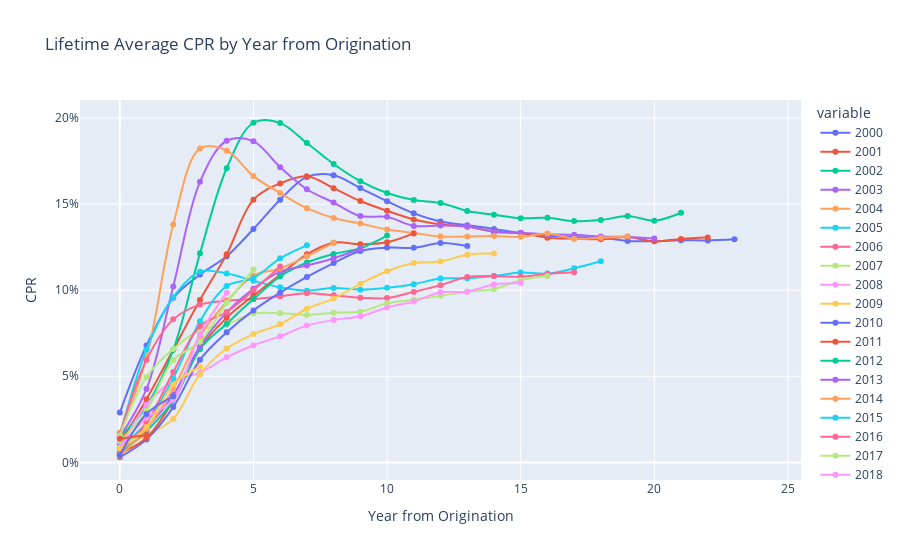

The cell this chart's notebook holds for it:
### Code cell
import plotly.express as px

fig = px.line(lifetime_cprs.transpose(), line_shape= 'spline', title="Lifetime Average CPR by Year from Origination", markers=True)
fig.update_layout(yaxis_title='CPR', xaxis_title= 'Year from Origination', yaxis=dict(tickformat='0.0%'))

### Figure 1 — Plotly figure (JSON) as saved in the notebook; plotly's stock layout.template omitted (floating-point values rounded to 4 significant figures)
{"data": [{"hovertemplate": "variable=2000<br>index=%{x}<br>value=%{y}<extra></extra>", "legendgroup": "2000", "line": {"color": "#636efa", "dash": "solid", "shape": "spline"}, "marker": {"symbol": "circle"}, "mode": "markers+lines", "name": "2000", "orientation": "v", "showlegend": true, "type": "scatter", "x": [0, 1, 2, 3, 4, 5, 6, 7, 8, 9, 10, 11, 12, 13, 14, 15, 16, 17, 18, 19, 20, 21, 22, 23, 24], "xaxis": "x", "y": [0.02891, 0.06793, 0.09559, 0.1091, 0.1197, 0.1355, 0.1526, 0.1658, 0.1667, 0.1593, 0.1516, 0.1446, 0.1399, 0.1377, 0.1356, 0.1331, 0.1317, 0.1308, 0.1305, 0.1286, 0.1284, 0.1289, 0.1289, 0.1295, null], "yaxis": "y"}, {"hovertemplate": "variable=2001<br>index=%{x}<br>value=%{y}<extra></extra>", "legendgroup": "2001", "line": {"color": "#EF553B", "dash": "solid", "shape": "spline"}, "marker": {"symbol": "circle"}, "mode": "markers+lines", "name": "2001", "orientation": "v", "showlegend": true, "type": "scatter", "x": [0, 1, 2, 3, 4, 5, 6, 7, 8, 9, 10, 11, 12, 13, 14, 15, 16, 17, 18, 19, 20, 21, 22, 23, 24], "xaxis": "x", "y": [0.01132, 0.03669, 0.06538, 0.09429, 0.1209, 0.1526, 0.162, 0.1661, 0.1592, 0.1517, 0.1461, 0.1411, 0.1382, 0.1368, 0.1341, 0.1331, 0.1305, 0.13, 0.1296, 0.1308, 0.1284, 0.1298, 0.1306, null, null], "yaxis": "y"}, {"hovertemplate": "variable=2002<br>index=%{x}<br>value=%{y}<extra></extra>", "legendgroup": "2002", "line": {"color": "#00cc96", "dash": "solid", "shape": "spline"}, "marker": {"symbol": "circle"}, "mode": "markers+lines", "name": "2002", "orientation": "v", "showlegend": true, "type": "scatter", "x": [0, 1, 2, 3, 4, 5, 6, 7, 8, 9, 10, 11, 12, 13, 14, 15, 16, 17, 18, 19, 20, 21, 22, 23, 24], "xaxis": "x", "y": [0.01456, 0.03277, 0.06533, 0.1214, 0.1708, 0.1972, 0.197, 0.1854, 0.1732, 0.1632, 0.1564, 0.1523, 0.1506, 0.146, 0.1438, 0.1418, 0.142, 0.1401, 0.1407, 0.1431, 0.1403, 0.145, null, null, null], "yaxis": "y"}, {"hovertemplate": "variable=2003<br>index=%{x}<br>value=%{y}<extra></extra>", "legendgroup": "2003", "line": {"color": "#ab63fa", "dash": "solid", "shape": "spline"}, "marker": {"symbol": "circle"}, "mode": "markers+lines", "name": "2003", "orientation": "v", "showlegend": true, "type": "scatter", "x": [0, 1, 2, 3, 4, 5, 6, 7, 8, 9, 10, 11, 12, 13, 14, 15, 16, 17, 18, 19, 20, 21, 22, 23, 24], "xaxis": "x", "y": [0.01468, 0.04263, 0.1022, 0.1629, 0.1868, 0.1864, 0.1714, 0.1586, 0.1509, 0.143, 0.1426, 0.1373, 0.1376, 0.1371, 0.1338, 0.1333, 0.1325, 0.1322, 0.1311, 0.1309, 0.13, null, null, null, null], "yaxis": "y"}, {"hovertemplate": "variable=2004<br>index=%{x}<br>value=%{y}<extra></extra>", "legendgroup": "2004", "line": {"color": "#FFA15A", "dash": "solid", "shape": "spline"}, "marker": {"symbol": "circle"}, "mode": "markers+lines", "name": "2004", "orientation": "v", "showlegend": true, "type": "scatter", "x": [0, 1, 2, 3, 4, 5, 6, 7, 8, 9, 10, 11, 12, 13, 14, 15, 16, 17, 18, 19, 20, 21, 22, 23, 24], "xaxis": "x", "y": [0.01734, 0.06084, 0.1382, 0.1822, 0.181, 0.1662, 0.1564, 0.1476, 0.1419, 0.1387, 0.1352, 0.1332, 0.1311, 0.1311, 0.1315, 0.1309, 0.1329, 0.1299, 0.1304, 0.1314, null, null, null, null, null], "yaxis": "y"}, {"hovertemplate": "variable=2005<br>index=%{x}<br>value=%{y}<extra></extra>", "legendgroup": "2005", "line": {"color": "#19d3f3", "dash": "solid", "shape": "spline"}, "marker": {"symbol": "circle"}, "mode": "markers+lines", "name": "2005", "orientation": "v", "showlegend": true, "type": "scatter", "x": [0, 1, 2, 3, 4, 5, 6, 7, 8, 9, 10, 11, 12, 13, 14, 15, 16, 17, 18, 19, 20, 21, 22, 23, 24], "xaxis": "x", "y": [0.01557, 0.0656, 0.09594, 0.1107, 0.1097, 0.1055, 0.1017, 0.09971, 0.1012, 0.1003, 0.1014, 0.1035, 0.1067, 0.107, 0.1082, 0.1102, 0.1096, 0.1127, 0.1168, null, null, null, null, null, null], "yaxis": "y"}, {"hovertemplate": "variable=2006<br>index=%{x}<br>value=%{y}<extra></extra>", "legendgroup": "2006", "line": {"color": "#FF6692", "dash": "solid", "shape": "spline"}, "marker": {"symbol": "circle"}, "mode": "markers+lines", "name": "2006", "orientation": "v", "showlegend": true, "type": "scatter", "x": [0, 1, 2, 3, 4, 5, 6, 7, 8, 9, 10, 11, 12, 13, 14, 15, 16, 17, 18, 19, 20, 21, 22, 23, 24], "xaxis": "x", "y": [0.01635, 0.05952, 0.08304, 0.09161, 0.09394, 0.09484, 0.09641, 0.09817, 0.09698, 0.09559, 0.09538, 0.099, 0.1029, 0.1076, 0.1082, 0.1078, 0.1094, 0.1104, null, null, null, null, null, null, null], "yaxis": "y"}, {"hovertemplate": "variable=2007<br>index=%{x}<br>value=%{y}<extra></extra>", "legendgroup": "2007", "line": {"color": "#B6E880", "dash": "solid", "shape": "spline"}, "marker": {"symbol": "circle"}, "mode": "markers+lines", "name": "2007", "orientation": "v", "showlegend": true, "type": "scatter", "x": [0, 1, 2, 3, 4, 5, 6, 7, 8, 9, 10, 11, 12, 13, 14, 15, 16, 17, 18, 19, 20, 21, 22, 23, 24], "xaxis": "x", "y": [0.01565, 0.04962, 0.06586, 0.07682, 0.08028, 0.08641, 0.08658, 0.08564, 0.08694, 0.08745, 0.09239, 0.09442, 0.09677, 0.0991, 0.1007, 0.1057, 0.1082, null, null, null, null, null, null, null, null], "yaxis": "y"}, {"hovertemplate": "variable=2008<br>index=%{x}<br>value=%{y}<extra></extra>", "legendgroup": "2008", "line": {"color": "#FF97FF", "dash": "solid", "shape": "spline"}, "marker": {"symbol": "circle"}, "mode": "markers+lines", "name": "2008", "orientation": "v", "showlegend": true, "type": "scatter", "x": [0, 1, 2, 3, 4, 5, 6, 7, 8, 9, 10, 11, 12, 13, 14, 15, 16, 17, 18, 19, 20, 21, 22, 23, 24], "xaxis": "x", "y": [0.007463, 0.03353, 0.04703, 0.05209, 0.061, 0.068, 0.07318, 0.07942, 0.08271, 0.08481, 0.08996, 0.09347, 0.09876, 0.09913, 0.1033, 0.1041, null, null, null, null, null, null, null, null, null], "yaxis": "y"}, {"hovertemplate": "variable=2009<br>index=%{x}<br>value=%{y}<extra></extra>", "legendgroup": "2009", "line": {"color": "#FECB52", "dash": "solid", "shape": "spline"}, "marker": {"symbol": "circle"}, "mode": "markers+lines", "name": "2009", "orientation": "v", "showlegend": true, "type": "scatter", "x": [0, 1, 2, 3, 4, 5, 6, 7, 8, 9, 10, 11, 12, 13, 14, 15, 16, 17, 18, 19, 20, 21, 22, 23, 24], "xaxis": "x", "y": [0.007841, 0.01591, 0.02525, 0.05134, 0.06611, 0.07452, 0.08017, 0.08919, 0.09513, 0.1037, 0.111, 0.1158, 0.1166, 0.1206, 0.1212, null, null, null, null, null, null, null, null, null, null], "yaxis": "y"}, {"hovertemplate": "variable=2010<br>index=%{x}<br>value=%{y}<extra></extra>", "legendgroup": "2010", "line": {"color": "#636efa", "dash": "solid", "shape": "spline"}, "marker": {"symbol": "circle"}, "mode": "markers+lines", "name": "2010", "orientation": "v", "showlegend": true, "type": "scatter", "x": [0, 1, 2, 3, 4, 5, 6, 7, 8, 9, 10, 11, 12, 13, 14, 15, 16, 17, 18, 19, 20, 21, 22, 23, 24], "xaxis": "x", "y": [0.002983, 0.01336, 0.03211, 0.05956, 0.0755, 0.08826, 0.09857, 0.1076, 0.1157, 0.1228, 0.1247, 0.1246, 0.1273, 0.1257, null, null, null, null, null, null, null, null, null, null, null], "yaxis": "y"}, {"hovertemplate": "variable=2011<br>index=%{x}<br>value=%{y}<extra></extra>", "legendgroup": "2011", "line": {"color": "#EF553B", "dash": "solid", "shape": "spline"}, "marker": {"symbol": "circle"}, "mode": "markers+lines", "name": "2011", "orientation": "v", "showlegend": true, "type": "scatter", "x": [0, 1, 2, 3, 4, 5, 6, 7, 8, 9, 10, 11, 12, 13, 14, 15, 16, 17, 18, 19, 20, 21, 22, 23, 24], "xaxis": "x", "y": [0.005107, 0.01426, 0.03604, 0.06614, 0.08405, 0.09683, 0.109, 0.1208, 0.1276, 0.1267, 0.1278, 0.1329, null, null, null, null, null, null, null, null, null, null, null, null, null], "yaxis": "y"}, {"hovertemplate": "variable=2012<br>index=%{x}<br>value=%{y}<extra></extra>", "legendgroup": "2012", "line": {"color": "#00cc96", "dash": "solid", "shape": "spline"}, "marker": {"symbol": "circle"}, "mode": "markers+lines", "name": "2012", "orientation": "v", "showlegend": true, "type": "scatter", "x": [0, 1, 2, 3, 4, 5, 6, 7, 8, 9, 10, 11, 12, 13, 14, 15, 16, 17, 18, 19, 20, 21, 22, 23, 24], "xaxis": "x", "y": [0.005134, 0.01823, 0.03577, 0.06582, 0.08051, 0.09481, 0.108, 0.1161, 0.121, 0.1243, 0.1317, null, null, null, null, null, null, null, null, null, null, null, null, null, null], "yaxis": "y"}, {"hovertemplate": "variable=2013<br>index=%{x}<br>value=%{y}<extra></extra>", "legendgroup": "2013", "line": {"color": "#ab63fa", "dash": "solid", "shape": "spline"}, "marker": {"symbol": "circle"}, "mode": "markers+lines", "name": "2013", "orientation": "v", "showlegend": true, "type": "scatter", "x": [0, 1, 2, 3, 4, 5, 6, 7, 8, 9, 10, 11, 12, 13, 14, 15, 16, 17, 18, 19, 20, 21, 22, 23, 24], "xaxis": "x", "y": [0.01071, 0.02057, 0.03917, 0.06759, 0.08711, 0.1008, 0.1108, 0.1143, 0.1185, 0.124, null, null, null, null, null, null, null, null, null, null, null, null, null, null, null], "yaxis": "y"}, {"hovertemplate": "variable=2014<br>index=%{x}<br>value=%{y}<extra></extra>", "legendgroup": "2014", "line": {"color": "#FFA15A", "dash": "solid", "shape": "spline"}, "marker": {"symbol": "circle"}, "mode": "markers+lines", "name": "2014", "orientation": "v", "showlegend": true, "type": "scatter", "x": [0, 1, 2, 3, 4, 5, 6, 7, 8, 9, 10, 11, 12, 13, 14, 15, 16, 17, 18, 19, 20, 21, 22, 23, 24], "xaxis": "x", "y": [0.003716, 0.0195, 0.04273, 0.07321, 0.09336, 0.1085, 0.1126, 0.1197, 0.1275, null, null, null, null, null, null, null, null, null, null, null, null, null, null, null, null], "yaxis": "y"}, {"hovertemplate": "variable=2015<br>index=%{x}<br>value=%{y}<extra></extra>", "legendgroup": "2015", "line": {"color": "#19d3f3", "dash": "solid", "shape": "spline"}, "marker": {"symbol": "circle"}, "mode": "markers+lines", "name": "2015", "orientation": "v", "showlegend": true, "type": "scatter", "x": [0, 1, 2, 3, 4, 5, 6, 7, 8, 9, 10, 11, 12, 13, 14, 15, 16, 17, 18, 19, 20, 21, 22, 23, 24], "xaxis": "x", "y": [0.008302, 0.02312, 0.04881, 0.08192, 0.1024, 0.1071, 0.1185, 0.126, null, null, null, null, null, null, null, null, null, null, null, null, null, null, null, null, null], "yaxis": "y"}, {"hovertemplate": "variable=2016<br>index=%{x}<br>value=%{y}<extra></extra>", "legendgroup": "2016", "line": {"color": "#FF6692", "dash": "solid", "shape": "spline"}, "marker": {"symbol": "circle"}, "mode": "markers+lines", "name": "2016", "orientation": "v", "showlegend": true, "type": "scatter", "x": [0, 1, 2, 3, 4, 5, 6, 7, 8, 9, 10, 11, 12, 13, 14, 15, 16, 17, 18, 19, 20, 21, 22, 23, 24], "xaxis": "x", "y": [0.006231, 0.02331, 0.05243, 0.07921, 0.08731, 0.09998, 0.1137, null, null, null, null, null, null, null, null, null, null, null, null, null, null, null, null, null, null], "yaxis": "y"}, {"hovertemplate": "variable=2017<br>index=%{x}<br>value=%{y}<extra></extra>", "legendgroup": "2017", "line": {"color": "#B6E880", "dash": "solid", "shape": "spline"}, "marker": {"symbol": "circle"}, "mode": "markers+lines", "name": "2017", "orientation": "v", "showlegend": true, "type": "scatter", "x": [0, 1, 2, 3, 4, 5, 6, 7, 8, 9, 10, 11, 12, 13, 14, 15, 16, 17, 18, 19, 20, 21, 22, 23, 24], "xaxis": "x", "y": [0.01209, 0.03001, 0.0594, 0.07007, 0.09257, 0.112, null, null, null, null, null, null, null, null, null, null, null, null, null, null, null, null, null, null, null], "yaxis": "y"}, {"hovertemplate": "variable=2018<br>index=%{x}<br>value=%{y}<extra></extra>", "legendgroup": "2018", "line": {"color": "#FF97FF", "dash": "solid", "shape": "spline"}, "marker": {"symbol": "circle"}, "mode": "markers+lines", "name": "2018", "orientation": "v", "showlegend": true, "type": "scatter", "x": [0, 1, 2, 3, 4, 5, 6, 7, 8, 9, 10, 11, 12, 13, 14, 15, 16, 17, 18, 19, 20, 21, 22, 23, 24], "xaxis": "x", "y": [0.008674, 0.02593, 0.03639, 0.07442, 0.09856, null, null, null, null, null, null, null, null, null, null, null, null, null, null, null, null, null, null, null, null], "yaxis": "y"}, {"hovertemplate": "variable=2019<br>index=%{x}<br>value=%{y}<extra></extra>", "legendgroup": "2019", "line": {"color": "#FECB52", "dash": "solid", "shape": "spline"}, "marker": {"symbol": "circle"}, "mode": "markers+lines", "name": "2019", "orientation": "v", "showlegend": true, "type": "scatter", "x": [0, 1, 2, 3, 4, 5, 6, 7, 8, 9, 10, 11, 12, 13, 14, 15, 16, 17, 18, 19, 20, 21, 22, 23, 24], "xaxis": "x", "y": [0.008208, 0.02052, 0.04515, 0.05554, null, null, null, null, null, null, null, null, null, null, null, null, null, null, null, null, null, null, null, null, null], "yaxis": "y"}, {"hovertemplate": "variable=2020<br>index=%{x}<br>value=%{y}<extra></extra>", "legendgroup": "2020", "line": {"color": "#636efa", "dash": "solid", "shape": "spline"}, "marker": {"symbol": "circle"}, "mode": "markers+lines", "name": "2020", "orientation": "v", "showlegend": true, "type": "scatter", "x": [0, 1, 2, 3, 4, 5, 6, 7, 8, 9, 10, 11, 12, 13, 14, 15, 16, 17, 18, 19, 20, 21, 22, 23, 24], "xaxis": "x", "y": [0.004142, 0.02816, 0.03836, null, null, null, null, null, null, null, null, null, null, null, null, null, null, null, null, null, null, null, null, null, null], "yaxis": "y"}, {"hovertemplate": "variable=2021<br>index=%{x}<br>value=%{y}<extra></extra>", "legendgroup": "2021", "line": {"color": "#EF553B", "dash": "solid", "shape": "spline"}, "marker": {"symbol": "circle"}, "mode": "markers+lines", "name": "2021", "orientation": "v", "showlegend": true, "type": "scatter", "x": [0, 1, 2, 3, 4, 5, 6, 7, 8, 9, 10, 11, 12, 13, 14, 15, 16, 17, 18, 19, 20, 21, 22, 23, 24], "xaxis": "x", "y": [0.0137, 0.01591, null, null, null, null, null, null, null, null, null, null, null, null, null, null, null, null, null, null, null, null, null, null, null], "yaxis": "y"}], "layout": {"legend": {"title": {"text": "variable"}, "tracegroupgap": 0}, "title": {"text": "Lifetime Average CPR by Year from Origination"}, "xaxis": {"anchor": "y", "domain": [0, 1], "title": {"text": "Year from Origination"}}, "yaxis": {"anchor": "x", "domain": [0, 1], "tickformat": "0.0%", "title": {"text": "CPR"}}}}
